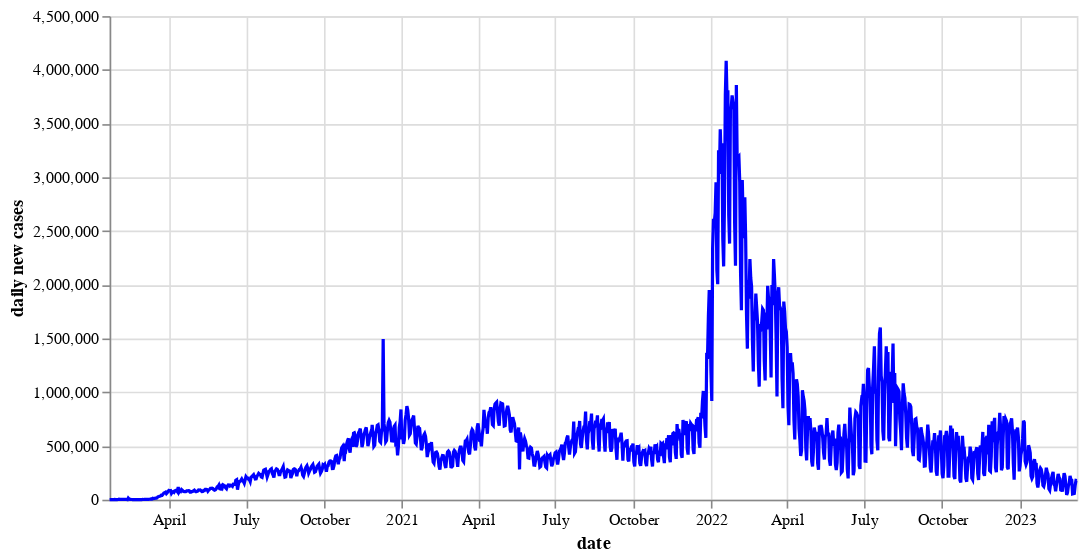

The code cell stored with this chart in its notebook:
### Code cell
#Plot Altair 3: Global time series chart for daily new cases (Im not using this at my webapp, only for example)

source = timeseries_final

base = alt.Chart(source).encode(x='date:T')

line=  base.mark_line(color='blue').encode(
    y='daily new cases:Q', tooltip=['yearmonthdate(date)','daily new cases']
).properties(width=600)

line

### Figure 1 — Vega-Lite specification as saved in the notebook (floating-point values rounded to 4 significant figures; data arrays with more than 128 entries replaced by an {"elided": "..."} marker saying what was removed)
{"config": {"view": {"continuousWidth": 300, "continuousHeight": 300}}, "data": {"name": "data-ee39b06071fc8f47d5c1a77ae95bd1a4"}, "mark": {"type": "line", "color": "blue"}, "encoding": {"tooltip": [{"field": "date", "timeUnit": "yearmonthdate", "type": "temporal"}, {"field": "daily new cases", "type": "quantitative"}], "x": {"field": "date", "type": "temporal"}, "y": {"field": "daily new cases", "type": "quantitative"}}, "width": 600, "$schema": "https://vega.github.io/schema/vega-lite/v5.16.3.json", "datasets": {"data-ee39b06071fc8f47d5c1a77ae95bd1a4": {"elided": "1143 records"}}}
